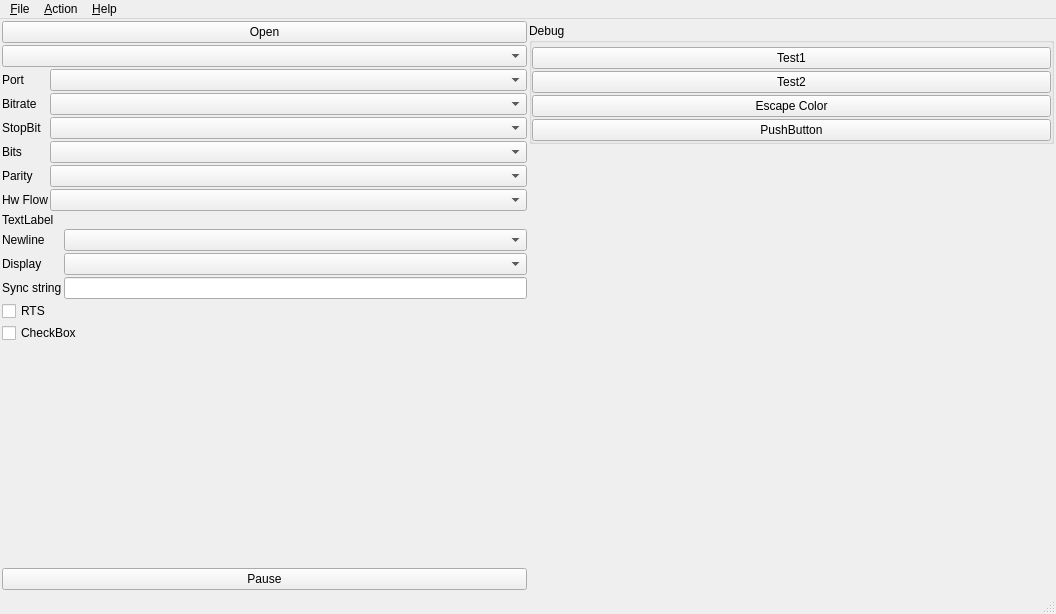
<?xml version="1.0" encoding="UTF-8"?>
<ui version="4.0">
 <class>MainWindow</class>
 <widget class="QMainWindow" name="MainWindow">
  <property name="geometry">
   <rect>
    <x>0</x>
    <y>0</y>
    <width>1056</width>
    <height>614</height>
   </rect>
  </property>
  <property name="windowTitle">
   <string>MainWindow</string>
  </property>
  <property name="iconSize">
   <size>
    <width>512</width>
    <height>512</height>
   </size>
  </property>
  <widget class="QWidget" name="centralwidget">
   <layout class="QHBoxLayout" name="horizontalLayout">
    <property name="spacing">
     <number>2</number>
    </property>
    <property name="leftMargin">
     <number>2</number>
    </property>
    <property name="topMargin">
     <number>2</number>
    </property>
    <property name="rightMargin">
     <number>2</number>
    </property>
    <property name="bottomMargin">
     <number>2</number>
    </property>
    <item>
     <layout class="QVBoxLayout" name="verticalLayout_4">
      <property name="spacing">
       <number>2</number>
      </property>
      <item>
       <widget class="QPushButton" name="pbOpen">
        <property name="text">
         <string>Open</string>
        </property>
       </widget>
      </item>
      <item>
       <widget class="QComboBox" name="cbProfiles"/>
      </item>
      <item>
       <layout class="QVBoxLayout" name="verticalLayout_6"/>
      </item>
      <item>
       <layout class="QFormLayout" name="formLayout">
        <property name="horizontalSpacing">
         <number>2</number>
        </property>
        <property name="verticalSpacing">
         <number>2</number>
        </property>
        <item row="0" column="0">
         <widget class="QLabel" name="label_2">
          <property name="text">
           <string>Port</string>
          </property>
         </widget>
        </item>
        <item row="0" column="1">
         <widget class="QComboBox" name="cbPort">
          <property name="editable">
           <bool>false</bool>
          </property>
          <property name="currentText">
           <string notr="true"/>
          </property>
         </widget>
        </item>
        <item row="1" column="0">
         <widget class="QLabel" name="label_3">
          <property name="text">
           <string>Bitrate</string>
          </property>
         </widget>
        </item>
        <item row="1" column="1">
         <widget class="QComboBox" name="cbBitrate"/>
        </item>
        <item row="2" column="0">
         <widget class="QLabel" name="label_4">
          <property name="text">
           <string>StopBit</string>
          </property>
         </widget>
        </item>
        <item row="2" column="1">
         <widget class="QComboBox" name="cbStopBits"/>
        </item>
        <item row="3" column="0">
         <widget class="QLabel" name="label_5">
          <property name="text">
           <string>Bits</string>
          </property>
         </widget>
        </item>
        <item row="3" column="1">
         <widget class="QComboBox" name="cbBits"/>
        </item>
        <item row="4" column="0">
         <widget class="QLabel" name="label_6">
          <property name="text">
           <string>Parity</string>
          </property>
         </widget>
        </item>
        <item row="4" column="1">
         <widget class="QComboBox" name="cbParity"/>
        </item>
        <item row="5" column="0">
         <widget class="QLabel" name="label_9">
          <property name="text">
           <string>Hw Flow</string>
          </property>
         </widget>
        </item>
        <item row="5" column="1">
         <widget class="QComboBox" name="cbFlowControl">
          <property name="sizePolicy">
           <sizepolicy hsizetype="Ignored" vsizetype="Fixed">
            <horstretch>0</horstretch>
            <verstretch>0</verstretch>
           </sizepolicy>
          </property>
         </widget>
        </item>
       </layout>
      </item>
      <item>
       <widget class="QLabel" name="label_8">
        <property name="text">
         <string>TextLabel</string>
        </property>
       </widget>
      </item>
      <item>
       <layout class="QFormLayout" name="formLayout_2">
        <property name="horizontalSpacing">
         <number>2</number>
        </property>
        <property name="verticalSpacing">
         <number>2</number>
        </property>
        <item row="0" column="0">
         <widget class="QLabel" name="label">
          <property name="text">
           <string>Newline</string>
          </property>
         </widget>
        </item>
        <item row="0" column="1">
         <widget class="QComboBox" name="cbNewline"/>
        </item>
        <item row="1" column="0">
         <widget class="QLabel" name="label_7">
          <property name="text">
           <string>Display </string>
          </property>
         </widget>
        </item>
        <item row="1" column="1">
         <widget class="QComboBox" name="cbDisplay"/>
        </item>
        <item row="2" column="0">
         <widget class="QLabel" name="lSync">
          <property name="text">
           <string>Sync string</string>
          </property>
         </widget>
        </item>
        <item row="2" column="1">
         <widget class="QLineEdit" name="leSyncString">
          <property name="sizePolicy">
           <sizepolicy hsizetype="Ignored" vsizetype="Fixed">
            <horstretch>0</horstretch>
            <verstretch>0</verstretch>
           </sizepolicy>
          </property>
         </widget>
        </item>
       </layout>
      </item>
      <item>
       <widget class="QCheckBox" name="cbRTS">
        <property name="text">
         <string>RTS</string>
        </property>
       </widget>
      </item>
      <item>
       <widget class="QCheckBox" name="checkBox_2">
        <property name="text">
         <string>CheckBox</string>
        </property>
        <property name="tristate">
         <bool>true</bool>
        </property>
       </widget>
      </item>
      <item>
       <spacer name="verticalSpacer">
        <property name="orientation">
         <enum>Qt::Vertical</enum>
        </property>
        <property name="sizeHint" stdset="0">
         <size>
          <width>20</width>
          <height>40</height>
         </size>
        </property>
       </spacer>
      </item>
      <item>
       <widget class="QPushButton" name="pushButton_2">
        <property name="text">
         <string>Pause</string>
        </property>
       </widget>
      </item>
     </layout>
    </item>
    <item>
     <layout class="QVBoxLayout" name="verticalLayout_3">
      <property name="spacing">
       <number>2</number>
      </property>
      <item>
       <widget class="QWidget" name="widget" native="true"/>
      </item>
      <item>
       <widget class="QGroupBox" name="gbDebug">
        <property name="title">
         <string>Debug</string>
        </property>
        <layout class="QVBoxLayout" name="verticalLayout_7">
         <property name="spacing">
          <number>2</number>
         </property>
         <property name="leftMargin">
          <number>0</number>
         </property>
         <property name="topMargin">
          <number>4</number>
         </property>
         <property name="rightMargin">
          <number>0</number>
         </property>
         <property name="bottomMargin">
          <number>0</number>
         </property>
         <item>
          <widget class="QPushButton" name="bpTest1">
           <property name="text">
            <string>Test1</string>
           </property>
          </widget>
         </item>
         <item>
          <widget class="QPushButton" name="bpTest2">
           <property name="text">
            <string>Test2</string>
           </property>
          </widget>
         </item>
         <item>
          <widget class="QPushButton" name="colorTest">
           <property name="text">
            <string>Escape Color</string>
           </property>
          </widget>
         </item>
         <item>
          <widget class="QPushButton" name="pushButton">
           <property name="text">
            <string>PushButton</string>
           </property>
          </widget>
         </item>
        </layout>
       </widget>
      </item>
      <item>
       <widget class="QWidget" name="widget_2" native="true"/>
      </item>
      <item>
       <spacer name="verticalSpacer_2">
        <property name="orientation">
         <enum>Qt::Vertical</enum>
        </property>
        <property name="sizeHint" stdset="0">
         <size>
          <width>20</width>
          <height>40</height>
         </size>
        </property>
       </spacer>
      </item>
     </layout>
    </item>
   </layout>
  </widget>
  <widget class="QMenuBar" name="menubar">
   <property name="geometry">
    <rect>
     <x>0</x>
     <y>0</y>
     <width>1056</width>
     <height>22</height>
    </rect>
   </property>
   <widget class="QMenu" name="menuFile">
    <property name="title">
     <string>&amp;File</string>
    </property>
    <addaction name="actionNew"/>
    <addaction name="actionExit"/>
   </widget>
   <widget class="QMenu" name="menuHelp">
    <property name="title">
     <string>&amp;Help</string>
    </property>
    <addaction name="actionAbout"/>
   </widget>
   <widget class="QMenu" name="menuAction">
    <property name="title">
     <string>&amp;Action</string>
    </property>
    <addaction name="actionClear"/>
    <addaction name="actionReset_port"/>
    <addaction name="actionPortInfo"/>
   </widget>
   <addaction name="menuFile"/>
   <addaction name="menuAction"/>
   <addaction name="menuHelp"/>
  </widget>
  <widget class="QStatusBar" name="statusbar">
   <property name="layoutDirection">
    <enum>Qt::LeftToRight</enum>
   </property>
  </widget>
  <action name="actionExit">
   <property name="checkable">
    <bool>false</bool>
   </property>
   <property name="text">
    <string>Quit</string>
   </property>
   <property name="toolTip">
    <string>Quit</string>
   </property>
   <property name="shortcut">
    <string>Ctrl+Q</string>
   </property>
   <property name="shortcutContext">
    <enum>Qt::WidgetShortcut</enum>
   </property>
  </action>
  <action name="actionAbout">
   <property name="text">
    <string>About</string>
   </property>
  </action>
  <action name="actionNew">
   <property name="checkable">
    <bool>false</bool>
   </property>
   <property name="text">
    <string>New</string>
   </property>
  </action>
  <action name="actionClear">
   <property name="text">
    <string>Clear</string>
   </property>
  </action>
  <action name="actionReset_port">
   <property name="text">
    <string>Reset port</string>
   </property>
  </action>
  <action name="actionPortInfo">
   <property name="text">
    <string>Port Info</string>
   </property>
  </action>
 </widget>
 <resources/>
 <connections/>
</ui>
